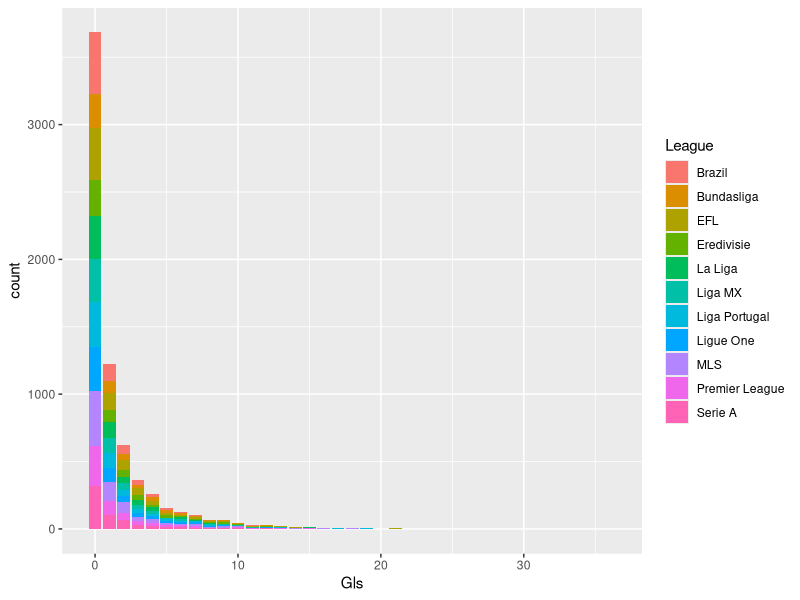
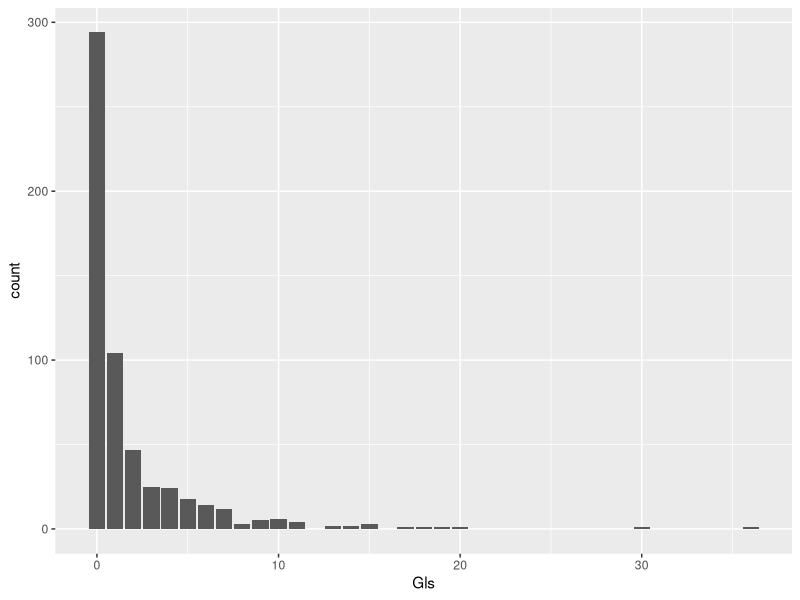

Source code (R) for these figures, in order:
library(tidyverse)
library(ggplot2)
library(readr)


###

setwd("/home/rstudio/work")
getwd()
player_data_standard <- read.csv("source_data/player_data_standard.csv")

###



#we are going off of the assumption that Premier League is the best leage (or is it???)



#plotting data - goals per league 
Gls_Per_League <- player_data_standard %>%
  ggplot(aes(x = Gls, fill = League)) + geom_bar()

ggsave(Gls_Per_League, filename = "Figures/goalsperleague.jpeg", 
       dpi = 400, width = 5, height = 3.5)
       
Premier_Gls <- player_data_standard %>%
  filter(League == "Premier League") %>% ggplot(aes(x = Gls)) + geom_bar()

ggsave(Premier_Gls, filename = "Figures/premierleaguegoals.jpeg", 
       dpi = 400, width = 5, height = 3.5)
